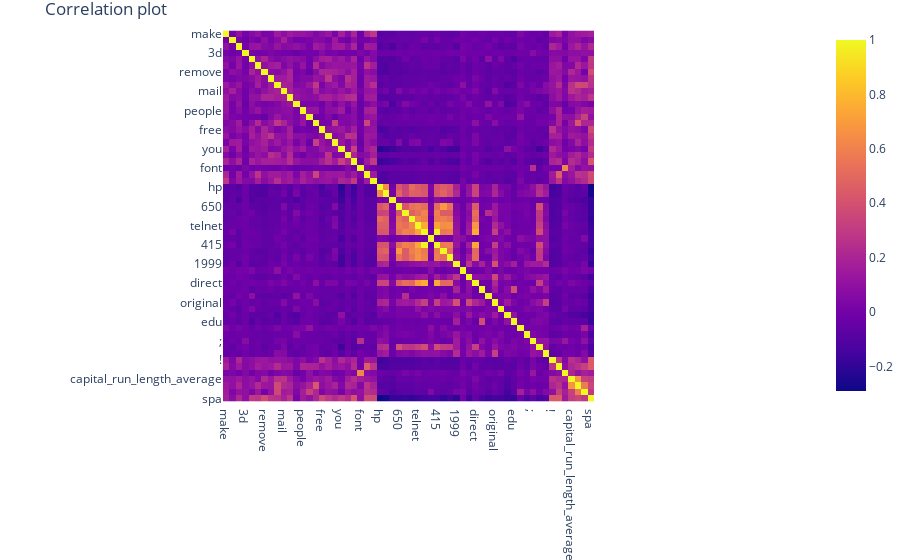

Here is the notebook cell this chart was saved with:
### Code cell
fig4 = px.imshow(  corr,
            title="Correlation plot")
fig4.update_layout(
    margin=dict(l=5, r=0, t=30, b=0),
)

### Figure 1 — Plotly figure (JSON) as saved in the notebook; plotly's stock layout.template omitted (floating-point values rounded to 4 significant figures; data arrays with more than 128 entries replaced by an {"elided": "..."} marker saying what was removed)
{"data": [{"coloraxis": "coloraxis", "hovertemplate": "x: %{x}<br>y: %{y}<br>color: %{z}<extra></extra>", "name": "0", "type": "heatmap", "x": ["make", "address", "all", "3d", "our", "over", "remove", "internet", "order", "mail", "receive", "will", "people", "report", "addresses", "free", "business", "email", "you", "credit", "your", "font", "000", "money", "hp", "hpl", "george", "650", "lab", "labs", "telnet", "857", "data", "415", "85", "technology", "1999", "parts", "pm", "direct", "cs", "meeting", "original", "project", "re", "edu", "table", "conference", ";", "(", "[", "!", "$", "#", "capital_run_length_average", "capital_run_length_longest", "capital_run_length_total", "spa"], "xaxis": "x", "y": ["make", "address", "all", "3d", "our", "over", "remove", "internet", "order", "mail", "receive", "will", "people", "report", "addresses", "free", "business", "email", "you", "credit", "your", "font", "000", "money", "hp", "hpl", "george", "650", "lab", "labs", "telnet", "857", "data", "415", "85", "technology", "1999", "parts", "pm", "direct", "cs", "meeting", "original", "project", "re", "edu", "table", "conference", ";", "(", "[", "!", "$", "#", "capital_run_length_average", "capital_run_length_longest", "capital_run_length_total", "spa"], "yaxis": "y", "z": {"elided": "58x58 float values"}}], "layout": {"coloraxis": {"colorscale": [[0, "#0d0887"], [0.1111, "#46039f"], [0.2222, "#7201a8"], [0.3333, "#9c179e"], [0.4444, "#bd3786"], [0.5556, "#d8576b"], [0.6667, "#ed7953"], [0.7778, "#fb9f3a"], [0.8889, "#fdca26"], [1, "#f0f921"]]}, "margin": {"b": 0, "l": 5, "r": 0, "t": 30}, "title": {"text": "Correlation plot"}, "xaxis": {"anchor": "y", "constrain": "domain", "domain": [0, 1], "scaleanchor": "y"}, "yaxis": {"anchor": "x", "autorange": "reversed", "constrain": "domain", "domain": [0, 1]}}}
